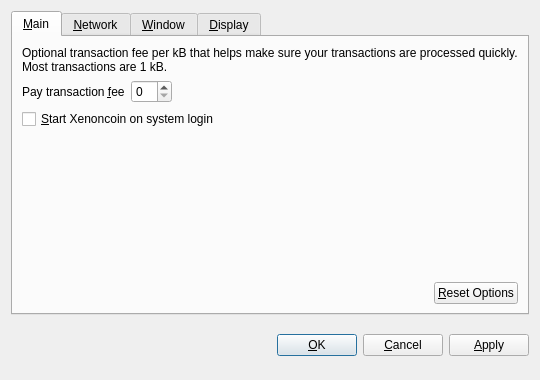
<?xml version="1.0" encoding="UTF-8"?>
<ui version="4.0">
 <class>OptionsDialog</class>
 <widget class="QDialog" name="OptionsDialog">
  <property name="geometry">
   <rect>
    <x>0</x>
    <y>0</y>
    <width>540</width>
    <height>380</height>
   </rect>
  </property>
  <property name="windowTitle">
   <string>Options</string>
  </property>
  <property name="modal">
   <bool>true</bool>
  </property>
  <layout class="QVBoxLayout" name="verticalLayout">
   <item>
    <widget class="QTabWidget" name="tabWidget">
     <property name="tabPosition">
      <enum>QTabWidget::North</enum>
     </property>
     <property name="currentIndex">
      <number>0</number>
     </property>
     <widget class="QWidget" name="tabMain">
      <attribute name="title">
       <string>&amp;Main</string>
      </attribute>
      <layout class="QVBoxLayout" name="verticalLayout_Main">
       <item>
        <widget class="QLabel" name="transactionFeeInfoLabel">
         <property name="text">
          <string>Optional transaction fee per kB that helps make sure your transactions are processed quickly. Most transactions are 1 kB.</string>
         </property>
         <property name="textFormat">
          <enum>Qt::PlainText</enum>
         </property>
         <property name="wordWrap">
          <bool>true</bool>
         </property>
        </widget>
       </item>
       <item>
        <layout class="QHBoxLayout" name="horizontalLayout_1_Main">
         <item>
          <widget class="QLabel" name="transactionFeeLabel">
           <property name="text">
            <string>Pay transaction &amp;fee</string>
           </property>
           <property name="textFormat">
            <enum>Qt::PlainText</enum>
           </property>
           <property name="buddy">
            <cstring>transactionFee</cstring>
           </property>
          </widget>
         </item>
         <item>
          <widget class="BitcoinAmountField" name="transactionFee"/>
         </item>
         <item>
          <spacer name="horizontalSpacer_1_Main">
           <property name="orientation">
            <enum>Qt::Horizontal</enum>
           </property>
           <property name="sizeHint" stdset="0">
            <size>
             <width>40</width>
             <height>20</height>
            </size>
           </property>
          </spacer>
         </item>
        </layout>
       </item>
       <item>
        <widget class="QCheckBox" name="bitcoinAtStartup">
         <property name="toolTip">
          <string>Automatically start Xenoncoin after logging in to the system.</string>
         </property>
         <property name="text">
          <string>&amp;Start Xenoncoin on system login</string>
         </property>
        </widget>
       </item>
       <item>
        <spacer name="verticalSpacer_Main">
         <property name="orientation">
          <enum>Qt::Vertical</enum>
         </property>
         <property name="sizeHint" stdset="0">
          <size>
           <width>20</width>
           <height>40</height>
          </size>
         </property>
        </spacer>
       </item>
       <item>
        <layout class="QHBoxLayout" name="horizontalLayout_2_Main">
         <item>
          <spacer name="horizontalSpacer_2_Main">
           <property name="orientation">
            <enum>Qt::Horizontal</enum>
           </property>
           <property name="sizeHint" stdset="0">
            <size>
             <width>40</width>
             <height>20</height>
            </size>
           </property>
          </spacer>
         </item>
         <item>
          <widget class="QPushButton" name="resetButton">
           <property name="toolTip">
            <string>Reset all client options to default.</string>
           </property>
           <property name="text">
            <string>&amp;Reset Options</string>
           </property>
           <property name="autoDefault">
            <bool>false</bool>
           </property>
          </widget>
         </item>
        </layout>
       </item>
      </layout>
     </widget>
     <widget class="QWidget" name="tabNetwork">
      <attribute name="title">
       <string>&amp;Network</string>
      </attribute>
      <layout class="QVBoxLayout" name="verticalLayout_Network">
       <item>
        <widget class="QCheckBox" name="mapPortUpnp">
         <property name="toolTip">
          <string>Automatically open the Xenoncoin client port on the router. This only works when your router supports UPnP and it is enabled.</string>
         </property>
         <property name="text">
          <string>Map port using &amp;UPnP</string>
         </property>
        </widget>
       </item>
       <item>
        <widget class="QCheckBox" name="connectSocks">
         <property name="toolTip">
          <string>Connect to the Xenoncoin network through a SOCKS proxy (e.g. when connecting through Tor).</string>
         </property>
         <property name="text">
          <string>&amp;Connect through SOCKS proxy:</string>
         </property>
        </widget>
       </item>
       <item>
        <layout class="QHBoxLayout" name="horizontalLayout_Network">
         <item>
          <widget class="QLabel" name="proxyIpLabel">
           <property name="text">
            <string>Proxy &amp;IP:</string>
           </property>
           <property name="textFormat">
            <enum>Qt::PlainText</enum>
           </property>
           <property name="buddy">
            <cstring>proxyIp</cstring>
           </property>
          </widget>
         </item>
         <item>
          <widget class="QValidatedLineEdit" name="proxyIp">
           <property name="maximumSize">
            <size>
             <width>140</width>
             <height>16777215</height>
            </size>
           </property>
           <property name="toolTip">
            <string>IP address of the proxy (e.g. 127.0.0.1)</string>
           </property>
          </widget>
         </item>
         <item>
          <widget class="QLabel" name="proxyPortLabel">
           <property name="text">
            <string>&amp;Port:</string>
           </property>
           <property name="textFormat">
            <enum>Qt::PlainText</enum>
           </property>
           <property name="buddy">
            <cstring>proxyPort</cstring>
           </property>
          </widget>
         </item>
         <item>
          <widget class="QLineEdit" name="proxyPort">
           <property name="maximumSize">
            <size>
             <width>55</width>
             <height>16777215</height>
            </size>
           </property>
           <property name="toolTip">
            <string>Port of the proxy (e.g. 9050)</string>
           </property>
          </widget>
         </item>
         <item>
          <widget class="QLabel" name="socksVersionLabel">
           <property name="text">
            <string>SOCKS &amp;Version:</string>
           </property>
           <property name="textFormat">
            <enum>Qt::PlainText</enum>
           </property>
           <property name="buddy">
            <cstring>socksVersion</cstring>
           </property>
          </widget>
         </item>
         <item>
          <widget class="QValueComboBox" name="socksVersion">
           <property name="toolTip">
            <string>SOCKS version of the proxy (e.g. 5)</string>
           </property>
          </widget>
         </item>
         <item>
          <spacer name="horizontalSpacer_Network">
           <property name="orientation">
            <enum>Qt::Horizontal</enum>
           </property>
           <property name="sizeHint" stdset="0">
            <size>
             <width>40</width>
             <height>20</height>
            </size>
           </property>
          </spacer>
         </item>
        </layout>
       </item>
       <item>
        <spacer name="verticalSpacer_Network">
         <property name="orientation">
          <enum>Qt::Vertical</enum>
         </property>
         <property name="sizeHint" stdset="0">
          <size>
           <width>20</width>
           <height>40</height>
          </size>
         </property>
        </spacer>
       </item>
      </layout>
     </widget>
     <widget class="QWidget" name="tabWindow">
      <attribute name="title">
       <string>&amp;Window</string>
      </attribute>
      <layout class="QVBoxLayout" name="verticalLayout_Window">
       <item>
        <widget class="QCheckBox" name="minimizeToTray">
         <property name="toolTip">
          <string>Show only a tray icon after minimizing the window.</string>
         </property>
         <property name="text">
          <string>&amp;Minimize to the tray instead of the taskbar</string>
         </property>
        </widget>
       </item>
       <item>
        <widget class="QCheckBox" name="minimizeOnClose">
         <property name="toolTip">
          <string>Minimize instead of exit the application when the window is closed. When this option is enabled, the application will be closed only after selecting Quit in the menu.</string>
         </property>
         <property name="text">
          <string>M&amp;inimize on close</string>
         </property>
        </widget>
       </item>
       <item>
        <spacer name="verticalSpacer_Window">
         <property name="orientation">
          <enum>Qt::Vertical</enum>
         </property>
         <property name="sizeHint" stdset="0">
          <size>
           <width>20</width>
           <height>40</height>
          </size>
         </property>
        </spacer>
       </item>
      </layout>
     </widget>
     <widget class="QWidget" name="tabDisplay">
      <attribute name="title">
       <string>&amp;Display</string>
      </attribute>
      <layout class="QVBoxLayout" name="verticalLayout_Display">
       <item>
        <layout class="QHBoxLayout" name="horizontalLayout_1_Display">
         <item>
          <widget class="QLabel" name="langLabel">
           <property name="text">
            <string>User Interface &amp;language:</string>
           </property>
           <property name="textFormat">
            <enum>Qt::PlainText</enum>
           </property>
           <property name="buddy">
            <cstring>lang</cstring>
           </property>
          </widget>
         </item>
         <item>
          <widget class="QValueComboBox" name="lang">
           <property name="toolTip">
            <string>The user interface language can be set here. This setting will take effect after restarting Xenoncoin.</string>
           </property>
          </widget>
         </item>
        </layout>
       </item>
       <item>
        <layout class="QHBoxLayout" name="horizontalLayout_2_Display">
         <item>
          <widget class="QLabel" name="unitLabel">
           <property name="text">
            <string>&amp;Unit to show amounts in:</string>
           </property>
           <property name="textFormat">
            <enum>Qt::PlainText</enum>
           </property>
           <property name="buddy">
            <cstring>unit</cstring>
           </property>
          </widget>
         </item>
         <item>
          <widget class="QValueComboBox" name="unit">
           <property name="toolTip">
            <string>Choose the default subdivision unit to show in the interface and when sending coins.</string>
           </property>
          </widget>
         </item>
        </layout>
       </item>
       <item>
        <widget class="QCheckBox" name="displayAddresses">
         <property name="toolTip">
          <string>Whether to show Xenoncoin addresses in the transaction list or not.</string>
         </property>
         <property name="text">
          <string>&amp;Display addresses in transaction list</string>
         </property>
        </widget>
       </item>
       <item>
        <spacer name="verticalSpacer_Display">
         <property name="orientation">
          <enum>Qt::Vertical</enum>
         </property>
         <property name="sizeHint" stdset="0">
          <size>
           <width>20</width>
           <height>40</height>
          </size>
         </property>
        </spacer>
       </item>
      </layout>
     </widget>
    </widget>
   </item>
   <item>
    <layout class="QHBoxLayout" name="horizontalLayout_Buttons">
     <item>
      <spacer name="horizontalSpacer_1">
       <property name="orientation">
        <enum>Qt::Horizontal</enum>
       </property>
       <property name="sizeHint" stdset="0">
        <size>
         <width>40</width>
         <height>48</height>
        </size>
       </property>
      </spacer>
     </item>
     <item>
      <widget class="QLabel" name="statusLabel">
       <property name="font">
        <font>
         <weight>75</weight>
         <bold>true</bold>
        </font>
       </property>
       <property name="text">
        <string/>
       </property>
       <property name="textFormat">
        <enum>Qt::PlainText</enum>
       </property>
       <property name="wordWrap">
        <bool>true</bool>
       </property>
      </widget>
     </item>
     <item>
      <spacer name="horizontalSpacer_2">
       <property name="orientation">
        <enum>Qt::Horizontal</enum>
       </property>
       <property name="sizeHint" stdset="0">
        <size>
         <width>40</width>
         <height>48</height>
        </size>
       </property>
      </spacer>
     </item>
     <item>
      <widget class="QPushButton" name="okButton">
       <property name="text">
        <string>&amp;OK</string>
       </property>
      </widget>
     </item>
     <item>
      <widget class="QPushButton" name="cancelButton">
       <property name="text">
        <string>&amp;Cancel</string>
       </property>
       <property name="autoDefault">
        <bool>false</bool>
       </property>
      </widget>
     </item>
     <item>
      <widget class="QPushButton" name="applyButton">
       <property name="text">
        <string>&amp;Apply</string>
       </property>
       <property name="autoDefault">
        <bool>false</bool>
       </property>
      </widget>
     </item>
    </layout>
   </item>
  </layout>
 </widget>
 <customwidgets>
  <customwidget>
   <class>BitcoinAmountField</class>
   <extends>QSpinBox</extends>
   <header>bitcoinamountfield.h</header>
  </customwidget>
  <customwidget>
   <class>QValueComboBox</class>
   <extends>QComboBox</extends>
   <header>qvaluecombobox.h</header>
  </customwidget>
  <customwidget>
   <class>QValidatedLineEdit</class>
   <extends>QLineEdit</extends>
   <header>qvalidatedlineedit.h</header>
  </customwidget>
 </customwidgets>
 <resources/>
 <connections/>
</ui>
